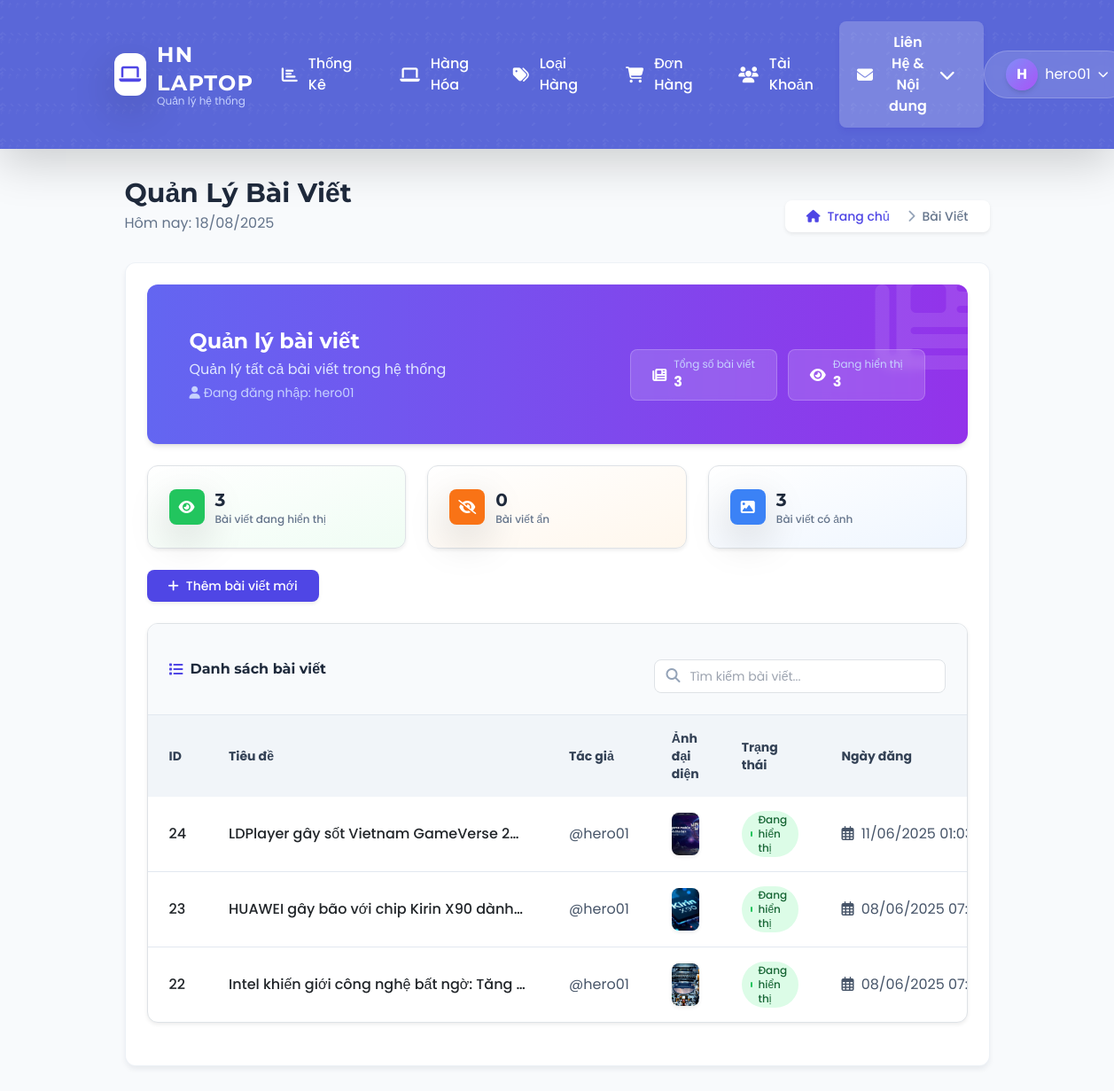
Screenshot of /HNLAPTOP/quanly.php?page=admin_post.php (signed in) with the database file from the repository.
### tables this page shows
CREATE TABLE `posts` (
  `id` int(11) NOT NULL,
  `title` varchar(255) NOT NULL,
  `slug` varchar(255) DEFAULT NULL,
  `image` varchar(255) DEFAULT NULL,
  `content` text DEFAULT NULL,
  `published_at` datetime DEFAULT NULL,
  `status` enum('active','inactive') DEFAULT 'active',
  `author_id` int(11) DEFAULT NULL,
  `created_at` datetime DEFAULT current_timestamp(),
  `updated_at` datetime DEFAULT current_timestamp() ON UPDATE current_timestamp()
);

CREATE TABLE `users` (
  `id` int(11) NOT NULL,
  `ho_va_ten` varchar(100) DEFAULT NULL,
  `quan_huyen` varchar(100) DEFAULT NULL,
  `dia_chi_chi_tiet` varchar(255) DEFAULT NULL,
  `username` varchar(50) NOT NULL,
  `phone` varchar(15) DEFAULT NULL,
  `gender` enum('Nam','Nữ','Khác') DEFAULT NULL,
  `role` enum('user','admin') DEFAULT 'user',
  `password` varchar(255) NOT NULL,
  `status` tinyint(1) DEFAULT 1,
  `tinh_thanh_pho` varchar(100) DEFAULT NULL,
  `email` varchar(255) DEFAULT NULL
);

### HNLAPTOP/admin_post.php (the view, shortened to what this page needs)
<?php
include 'db.php';
$edit_mode = false;
function getUserId($conn, $username) {
    $sql = "SELECT id FROM users WHERE username = ?";
    $stmt = $conn->prepare($sql);
    $stmt->bind_param("s", $username);
    $stmt->execute();
    $result = $stmt->get_result();
    $user = $result->fetch_assoc();
    return $user ? $user['id'] : null;
}
$current_username = $_SESSION['username'] ?? 'huymoba04';
$current_user_id = getUserId($conn, $current_username);
$res = $conn->query("
    SELECT p.*, u.username as author_username, u.ho_va_ten as author_name
    FROM posts p
    LEFT JOIN users u ON p.author_id = u.id
    ORDER BY p.created_at DESC
");
$total_posts = $conn->query("SELECT COUNT(*) AS total FROM posts")->fetch_assoc()['total'];
$active_posts = $conn->query("SELECT COUNT(*) AS active FROM posts WHERE status='active'")->fetch_assoc()['active'];
$inactive_posts = $conn->query("SELECT COUNT(*) AS inactive FROM posts WHERE status='inactive'")->fetch_assoc()['inactive'];
$has_image_posts = $conn->query("SELECT COUNT(*) AS has_image FROM posts WHERE image != '' AND image IS NOT NULL")->fetch_assoc()['has_image'];
?>
<link href="https://cdn.jsdelivr.net/npm/summernote@0.8.20/dist/summernote-lite.min.css" rel="stylesheet">
<link rel="stylesheet" href="style.css?<?php echo time(); ?>">
<div class="animate__animated animate__fadeIn">
  <div class="bg-gradient-to-r from-indigo-500 to-purple-600 rounded-xl shadow-md p-5 mb-6 text-white overflow-hidden relative">
    <div class="absolute right-0 top-0 opacity-10">
      <i class="fas fa-newspaper text-9xl transform translate-x-6 -translate-y-6"></i>
    </div>
    <div class="flex flex-col md:flex-row justify-between items-start md:items-center">
      <div class="z-10">
        <h2 class="text-2xl font-bold font-heading mb-1">Quản lý bài viết</h2>
        <p class="text-indigo-100">Quản lý tất cả bài viết trong hệ thống</p>
        <?php if ($current_user_id): ?>
          <p class="text-indigo-200 text-sm mt-1">
            <i class="fas fa-user mr-1"></i>Đang đăng nhập: <?= htmlspecialchars($current_username) ?>
          </p>
        <?php endif; ?>
      </div>
      <div class="mt-4 md:mt-0 z-10 flex space-x-3">
        <div class="glass-effect px-4 py-2 rounded-lg flex items-center">
          <i class="fas fa-newspaper mr-2"></i>
          <div>
            <div class="text-xs text-indigo-200">Tổng số bài viết</div>
            <div class="font-bold"><?= $total_posts ?></div>
          </div>
        </div>
        <div class="glass-effect px-4 py-2 rounded-lg flex items-center">
          <i class="fas fa-eye mr-2"></i>
          <div>
            <div class="text-xs text-indigo-200">Đang hiển thị</div>
            <div class="font-bold"><?= $active_posts ?></div>
          </div>
        </div>
      </div>
    </div>
  </div>
  <div class="grid grid-cols-1 md:grid-cols-3 gap-4 mb-6">
    <div class="bg-gradient-to-br from-white to-green-50 rounded-xl shadow-sm border border-green-100/60 p-4 hover:shadow transition-all duration-300">
      <div class="flex items-center">
        <div class="w-10 h-10 bg-green-500 rounded-lg flex items-center justify-center text-white shadow-lg mr-3">
          <i class="fas fa-eye"></i>
        </div>
        <div>
          <h3 class="text-xl font-bold text-slate-800"><?= $active_posts ?></h3>
          <p class="text-xs text-slate-500 font-medium">Bài viết đang hiển thị</p>
        </div>
      </div>
    </div>
    <div class="bg-gradient-to-br from-white to-orange-50 rounded-xl shadow-sm border border-orange-100/60 p-4 hover:shadow transition-all duration-300">
      <div class="flex items-center">
        <div class="w-10 h-10 bg-orange-500 rounded-lg flex items-center justify-center text-white shadow-lg mr-3">
          <i class="fas fa-eye-slash"></i>
        </div>
        <div>
          <h3 class="text-xl font-bold text-slate-800"><?= $inactive_posts ?></h3>
          <p class="text-xs text-slate-500 font-medium">Bài viết ẩn</p>
        </div>
      </div>
    </div>
    <div class="bg-gradient-to-br from-white to-blue-50 rounded-xl shadow-sm border border-blue-100/60 p-4 hover:shadow transition-all duration-300">
      <div class="flex items-center">
        <div class="w-10 h-10 bg-blue-500 rounded-lg flex items-center justify-center text-white shadow-lg mr-3">
          <i class="fas fa-image"></i>
        </div>
        <div>
          <h3 class="text-xl font-bold text-slate-800"><?= $has_image_posts ?></h3>
          <p class="text-xs text-slate-500 font-medium">Bài viết có ảnh</p>
        </div>
      </div>
    </div>
  </div>
  <?php if ($current_user_id): ?>
  <?php if (!$edit_mode): ?>
    <div class="mb-4">
      <button id="showAddPostFormBtn" class="inline-flex items-center px-4 py-2 bg-indigo-600 hover:bg-indigo-700 text-white text-sm font-medium rounded-lg transition-colors duration-300 shadow-sm">
        <i class="fas fa-plus mr-2"></i> Thêm bài viết mới
      </button>
    </div>
  <?php endif; ?>
  <?php endif; ?>
  <div class="bg-white shadow-sm rounded-xl border border-slate-200/60 overflow-hidden mb-6">
    <div class="p-4 border-b border-slate-200 bg-slate-50 flex flex-col sm:flex-row sm:justify-between sm:items-center">
      <h3 class="font-bold text-slate-800 flex items-center">
        <i class="fas fa-list text-indigo-600 mr-2"></i> Danh sách bài viết
      </h3>
      <div class="mt-3 sm:mt-0 relative">
        <input type="text" id="searchInput" placeholder="Tìm kiếm bài viết..." class="block w-full pl-10 pr-4 py-2 text-sm border border-slate-300 rounded-lg focus:ring-indigo-500 focus:border-indigo-500">
        <i class="fas fa-search absolute left-3.5 top-2.5 text-slate-400"></i>
      </div>
    </div>
    <div class="overflow-x-auto">
      <table class="w-full" id="postsTable">
        <thead class="bg-slate-100 text-slate-700 text-sm font-medium">
          <tr>
            <th class="py-3 px-4 text-left">ID</th>
            <th class="py-3 px-4 text-left">Tiêu đề</th>
            <th class="py-3 px-4 text-left">Tác giả</th>
            <th class="py-3 px-4 text-left">Ảnh đại diện</th>
            <th class="py-3 px-4 text-left">Trạng thái</th>
            <th class="py-3 px-4 text-left">Ngày đăng</th>
          </tr>
        </thead>
        <tbody class="divide-y divide-slate-200">
          <?php if ($res->num_rows === 0): ?>
            <tr>
              <td colspan="7" class="py-6 text-center text-slate-500">
                <div class="flex flex-col items-center justify-center">
                  <i class="fas fa-newspaper text-4xl text-slate-300 mb-3"></i>
                  <p>Chưa có bài viết nào</p>
                </div>
              </td>
            </tr>
          <?php else: ?>
            <?php $index = 0;
            while ($row = $res->fetch_assoc()): ?>
              <tr class="hover:bg-slate-50 transition-colors animate__animated animate__fadeIn animate__faster"
                style="animation-delay: <?= $index * 0.05 ?>s">
                <td class="py-3 px-4 font-medium"><?= $row['id'] ?></td>
                <td class="py-3 px-4 font-medium max-w-sm truncate"><?= htmlspecialchars($row['title']) ?></td>
                <td class="py-3 px-4">
                  <?php if ($row['author_name']): ?>
                    <div>
                      <div class="font-medium text-slate-800"><?= htmlspecialchars($row['author_name']) ?></div>
                      <div class="text-xs text-slate-500">@<?= htmlspecialchars($row['author_username']) ?></div>
                    </div>
                  <?php elseif ($row['author_username']): ?>
                    <div class="text-slate-600">@<?= htmlspecialchars($row['author_username']) ?></div>
                  <?php else: ?>
                    <span class="text-slate-400 italic">Không xác định</span>
                  <?php endif; ?>
                </td>
                <td class="py-3 px-4">
                  <?php if ($row['image']): ?>
                    <img src="<?= htmlspecialchars($row['image']) ?>" class="w-16 h-12 object-cover rounded-lg shadow-sm" alt="<?= htmlspecialchars($row['title']) ?>">
                  <?php else: ?>
                    <div class="w-16 h-12 bg-slate-100 rounded-lg flex items-center justify-center">
                      <i class="fas fa-image text-slate-400"></i>
                    </div>
                  <?php endif; ?>
                </td>
                <td class="py-3 px-4">
                  <?php if ($row['status'] == 'active'): ?>
                    <span class="inline-flex items-center px-2.5 py-0.5 bg-green-100 text-green-800 rounded-full text-xs font-medium">
                      <span class="w-1.5 h-1.5 bg-green-500 rounded-full mr-1.5"></span>
                      Đang hiển thị
                    </span>
                  <?php endif; ?>
                </td>
                <td class="py-3 px-4 text-slate-600">
                  <span class="whitespace-nowrap">
                    <i class="far fa-calendar-alt mr-1"></i>
                    <?= date('d/m/Y H:i', strtotime($row['created_at'])) ?>
                  </span>
                </td>
              </tr>
            <?php $index++;
            endwhile; ?>
          <?php endif; ?>
        </tbody>
      </table>
    </div>
  </div>
</div>

### HNLAPTOP/style.css (style rules this page uses)
.glass-effect { background-color: rgba(255, 255, 255, 0.15); backdrop-filter: blur(5px); border: 1px solid rgba(255, 255, 255, 0.2); }

### HNLAPTOP/quanly.php (style rules this page uses)
body { font-family: 'Poppins', sans-serif; }
h1, h2, h3, h4, h5, h6, .font-heading { font-family: 'Montserrat', sans-serif; }
.glass-effect { backdrop-filter: blur(10px); -webkit-backdrop-filter: blur(10px); background-color: rgba(255, 255, 255, 0.1); border: 1px solid rgba(255, 255, 255, 0.2); }

### rows the page displays
posts: id "24", title "LDPlayer gây sốt Vietnam GameVerse 2…", author.username "hero01", image (picture), status "active" (drawn), created_at "11/06/2025…"
posts: id "23", title "HUAWEI gây bão với chip Kirin X90 dành…", author.username "hero01", image (picture), status "active" (drawn), created_at "08/06/2025…"
posts: id "22", title "Intel khiến giới công nghệ bất ngờ: Tăng…", author.username "hero01", image (picture), status "active" (drawn), created_at "08/06/2025…"

### other values shown
substr($_SESSION['username'], 0, 1) "H"
$_SESSION['username'] "hero01"
$current_username "hero01"
$total_posts "3"
$active_posts "3"
$inactive_posts "0"
$has_image_posts "3"
